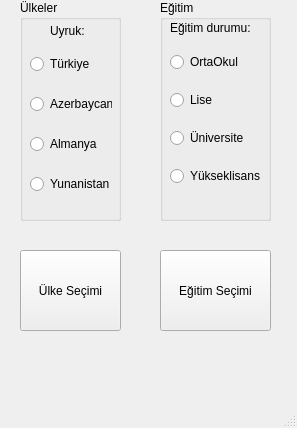
<?xml version="1.0" encoding="UTF-8"?>
<ui version="4.0">
 <class>MainWindow</class>
 <widget class="QMainWindow" name="MainWindow">
  <property name="geometry">
   <rect>
    <x>0</x>
    <y>0</y>
    <width>297</width>
    <height>428</height>
   </rect>
  </property>
  <property name="windowTitle">
   <string>MainWindow</string>
  </property>
  <widget class="QWidget" name="centralwidget">
   <widget class="QLabel" name="lblulke">
    <property name="geometry">
     <rect>
      <x>20</x>
      <y>230</y>
      <width>101</width>
      <height>21</height>
     </rect>
    </property>
    <property name="text">
     <string/>
    </property>
   </widget>
   <widget class="QLabel" name="lblEgitim">
    <property name="geometry">
     <rect>
      <x>160</x>
      <y>230</y>
      <width>111</width>
      <height>21</height>
     </rect>
    </property>
    <property name="text">
     <string/>
    </property>
   </widget>
   <widget class="QPushButton" name="Pulke">
    <property name="geometry">
     <rect>
      <x>20</x>
      <y>250</y>
      <width>101</width>
      <height>81</height>
     </rect>
    </property>
    <property name="text">
     <string>Ülke Seçimi</string>
    </property>
   </widget>
   <widget class="QPushButton" name="PEgitim">
    <property name="geometry">
     <rect>
      <x>160</x>
      <y>250</y>
      <width>111</width>
      <height>81</height>
     </rect>
    </property>
    <property name="text">
     <string>Eğitim Seçimi</string>
    </property>
   </widget>
   <widget class="QGroupBox" name="UlkeGroup">
    <property name="geometry">
     <rect>
      <x>20</x>
      <y>0</y>
      <width>101</width>
      <height>221</height>
     </rect>
    </property>
    <property name="title">
     <string>Ülkeler</string>
    </property>
    <widget class="QWidget" name="gridLayoutWidget">
     <property name="geometry">
      <rect>
       <x>10</x>
       <y>40</y>
       <width>82</width>
       <height>171</height>
      </rect>
     </property>
     <layout class="QGridLayout" name="GroUlk">
      <item row="0" column="0">
       <widget class="QRadioButton" name="UTurkiye">
        <property name="text">
         <string>Türkiye</string>
        </property>
       </widget>
      </item>
      <item row="3" column="0">
       <widget class="QRadioButton" name="UYunanistan">
        <property name="text">
         <string>Yunanistan</string>
        </property>
       </widget>
      </item>
      <item row="2" column="0">
       <widget class="QRadioButton" name="UAlmanya">
        <property name="text">
         <string>Almanya</string>
        </property>
       </widget>
      </item>
      <item row="1" column="0">
       <widget class="QRadioButton" name="UAzerbaycan">
        <property name="text">
         <string>Azerbaycan</string>
        </property>
       </widget>
      </item>
     </layout>
    </widget>
    <widget class="QLabel" name="label_2">
     <property name="geometry">
      <rect>
       <x>30</x>
       <y>20</y>
       <width>41</width>
       <height>21</height>
      </rect>
     </property>
     <property name="font">
      <font>
       <family>Yu Gothic UI</family>
       <pointsize>9</pointsize>
      </font>
     </property>
     <property name="text">
      <string>Uyruk: </string>
     </property>
    </widget>
   </widget>
   <widget class="QGroupBox" name="EgitimGroup">
    <property name="geometry">
     <rect>
      <x>160</x>
      <y>0</y>
      <width>111</width>
      <height>221</height>
     </rect>
    </property>
    <property name="title">
     <string>Eğitim</string>
    </property>
    <widget class="QWidget" name="gridLayoutWidget_2">
     <property name="geometry">
      <rect>
       <x>10</x>
       <y>40</y>
       <width>91</width>
       <height>161</height>
      </rect>
     </property>
     <layout class="QGridLayout" name="gridLayout_2">
      <item row="3" column="0">
       <widget class="QRadioButton" name="EYukseklisans">
        <property name="text">
         <string>Yükseklisans</string>
        </property>
       </widget>
      </item>
      <item row="2" column="0">
       <widget class="QRadioButton" name="EUniversite">
        <property name="text">
         <string>Üniversite</string>
        </property>
       </widget>
      </item>
      <item row="1" column="0">
       <widget class="QRadioButton" name="ELise">
        <property name="text">
         <string>Lise</string>
        </property>
       </widget>
      </item>
      <item row="0" column="0">
       <widget class="QRadioButton" name="EOrtaokul">
        <property name="text">
         <string>OrtaOkul</string>
        </property>
       </widget>
      </item>
     </layout>
    </widget>
    <widget class="QLabel" name="label">
     <property name="geometry">
      <rect>
       <x>10</x>
       <y>20</y>
       <width>82</width>
       <height>15</height>
      </rect>
     </property>
     <property name="font">
      <font>
       <family>Yu Gothic UI</family>
       <pointsize>9</pointsize>
      </font>
     </property>
     <property name="text">
      <string>Eğitim durumu:</string>
     </property>
    </widget>
   </widget>
   <widget class="QLabel" name="LblOnayUlke">
    <property name="geometry">
     <rect>
      <x>40</x>
      <y>340</y>
      <width>71</width>
      <height>31</height>
     </rect>
    </property>
    <property name="text">
     <string/>
    </property>
   </widget>
   <widget class="QLabel" name="LblOnayEgitim">
    <property name="geometry">
     <rect>
      <x>180</x>
      <y>340</y>
      <width>71</width>
      <height>31</height>
     </rect>
    </property>
    <property name="text">
     <string/>
    </property>
   </widget>
  </widget>
  <widget class="QMenuBar" name="menubar">
   <property name="geometry">
    <rect>
     <x>0</x>
     <y>0</y>
     <width>297</width>
     <height>20</height>
    </rect>
   </property>
  </widget>
  <widget class="QStatusBar" name="statusbar"/>
 </widget>
 <resources/>
 <connections/>
</ui>
